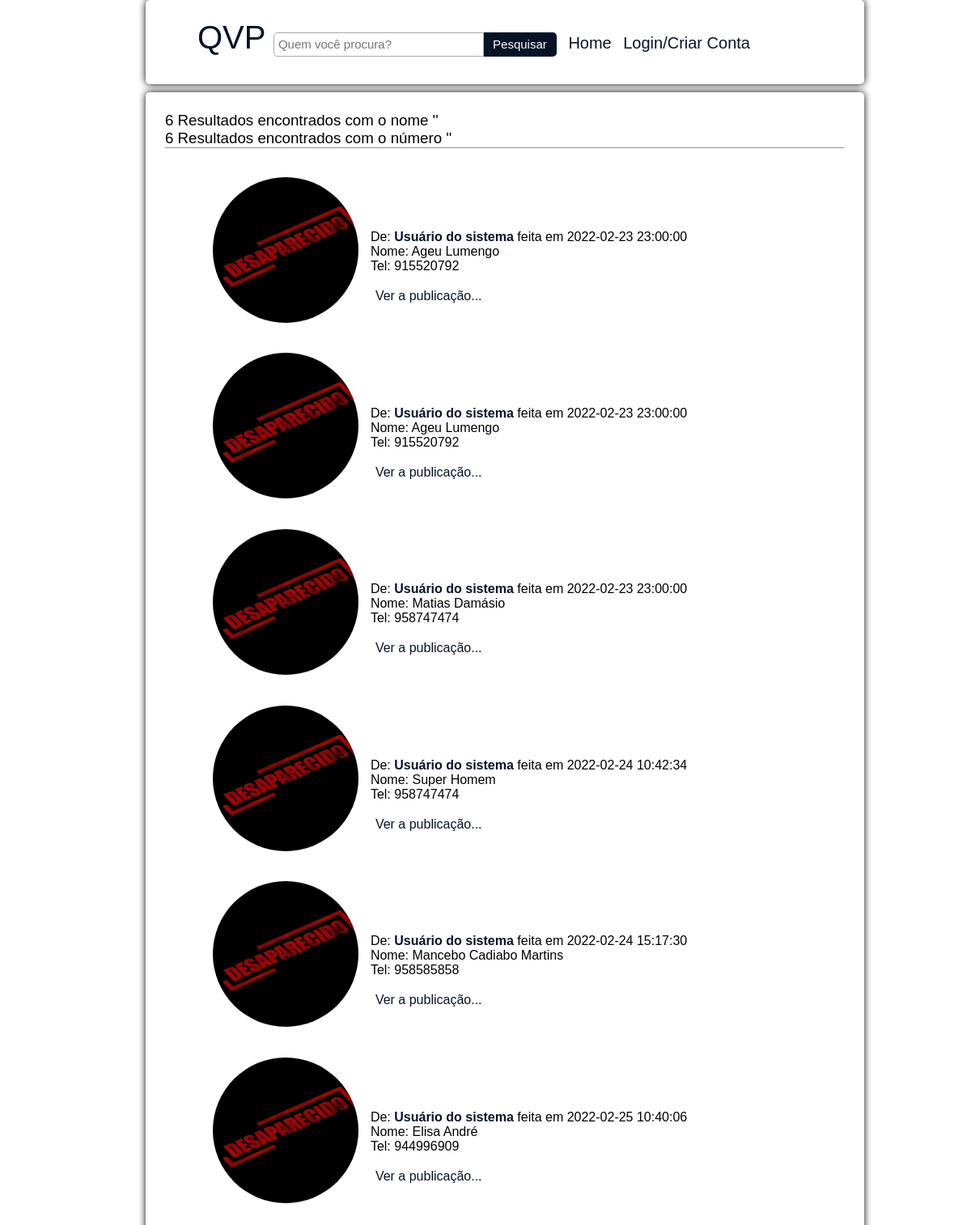
The page /pesquisarsemlogin.php on the database its author committed.
### tables this page shows
CREATE TABLE `postagem` (
  `idposts` int(11) NOT NULL,
  `imagempost` mediumblob NOT NULL,
  `nomepost` varchar(50) NOT NULL,
  `idadepost` varchar(20) NOT NULL,
  `localizacao` varchar(50) NOT NULL,
  `contatopost` int(15) NOT NULL,
  `descricaopost` varchar(500) NOT NULL,
  `data` timestamp NOT NULL DEFAULT current_timestamp() ON UPDATE current_timestamp(),
  `user` varchar(255) NOT NULL
);

### pesquisarsemlogin.php (the view, shortened to what this page needs)
<?php
require_once 'conexao_bd.php';
        $filtro = isset($_GET['filtro'])?$_GET['filtro']:"";
        $sql = "SELECT * FROM postagem where nomepost like '%$filtro%' ";
        $sqln = "SELECT * FROM postagem where contatopost like '%$filtro%' ";
        $resultado = mysqli_query($connect, $sql);
        $resultadon = mysqli_query($connect, $sqln);
        $registrosn = mysqli_num_rows($resultadon);
        $registros = mysqli_num_rows($resultado);
?>
<!DOCTYPE html>
<html lang="pt-ao">
<head>
    <link rel="stylesheet" href="css/estilohome.css"/>
    <link rel="stylesheet" href="css/estilomenu.css"/>
    <link rel="stylesheet" href="css/pesquisar.css"/>
</head>
<body>
    <div class="menuclass">
        <nav class="menuini">
            <ul>
                <li><div class="logomenu">
                    <h3>QVP</h3>
                </div></li>
                <li><form method="get" class="formpesq" action="">
                    <input type="search" placeholder="Quem você procura?" name="filtro" class="inputpesquisar" required><input type="submit" value="Pesquisar" class="btnpesquisar">
                </form></li>
                <li><a href="index.php?"><li>Home</a></li>
                <li><a href="login.php"><li>Login/Criar Conta</a></li>
            </ul>
        </nav>
    </div>
<br>
    <div class="corpohomeini">
    <h3 class='titutocorpo'><?php echo "<p>$registros Resultados encontrados com o nome '<i style=' font-weight: bold;'>$filtro</i>'</p>"; ?></h3>
    <h3 class='titutocorpo'><?php echo "<p>$registrosn Resultados encontrados com o número '<i style=' font-weight: bold;'>$filtro</i>'</p>"; ?></h3>
        <hr style="color: rgb(218, 218, 218);"/>
        <br>
        <div class="innerconteudoini">
            <?php
                    while($exibirpst = mysqli_fetch_array($resultado)){
                        $idposts = $exibirpst[0];
                        $nomepost = $exibirpst[2];
                        $contatopost = $exibirpst[5];
                        $datapost = $exibirpst[7];
                        print "<div class='innerpstgemini'>";
                                    print "<div class='innerpostageminipesq'>";
                                        print "<img src='imagens/publicidade4.jpg'>";
                                    print "</div>";
                                    print "<div class='descricaoinipesq'>";
                                        echo "<p>De: ","<a href='login.php?' style='font-weight: bold;'> Usuário do sistema </a>"," feita em ", $datapost, "</p>";
                                        echo "<p> Nome: ","$nomepost","</p>";
                                        echo "<p>Tel: ","$contatopost","</p>";
                                        echo "<br>";
                                        echo "<form method='get' action='veritenssemlogin.php?.$idposts'>
                                            <input type='search' name='idposts' value='$idposts' style='display: none;'/>
                                            <input type='submit' value='Ver a publicação...' class='link'/>
                                        </form>";
                                    print "</div>";
                            print "</div>";
                }
            ?>
        </div>
    </div>
</body>
</html>

### css/estilohome.css (style rules this page uses)
* { font-family: Arial, Helvetica, sans-serif; font-weight: 500; }
a { color: #fff; }
.corpohomeini { margin-top: 8%; display: block; width: 70%; margin-left: 15%; box-shadow: 0px 0px 10px 0px #000; padding: 2%; border-radius: 5px; background-color: #fff; }
.menuini { display: block; position: fixed; width: 70%; margin-left: 15%; box-shadow: 0px 0px 10px 0px #000; padding: 2%; border-radius: 5px; background-color: #fff; }
.menuini li { list-style: none; display: inline-block; font-size: 20px; margin-right: 5px; }
.menuini a { color: #061327; width: 50px; text-decoration: none; }
.menuini .inputpesquisar { width: 260px; height: 30px; margin-bottom: 10px; cursor: pointer; font-size: 15px; color: #745fed; display: inline-block; border: 1px solid darkgray; border-bottom-left-radius: 5px; border-top-left-radius: 5px; padding-left: 5px; color: #061327; }
.menuini .btnpesquisar { width: 90px; height: 30px; margin-bottom: 10px; margin-top: -10px; cursor: pointer; font-size: 15px; color: #745fed; display: inline-block; border: none; border-bottom-right-radius: 5px; border-top-right-radius: 5px; padding-left: 5px; color: #fff; background-color: #061327; }

### css/estilomenu.css (style rules this page uses)
* { font-family: Arial, Helvetica, sans-serif; margin:0; }
.menuclass { background-color: #fff; }
.logomenu h3 { color: #061327; font-size: 2em; width: 5%; margin-top: 0%; margin-bottom: -2%; }
li { list-style: none; display: inline-block; font-size: 20px; margin-right: 1%; }
a { color: #061327; width: 50px; text-decoration: none; }
.inputpesquisar { width: 260px; height: 30px; margin-bottom: 10px; cursor: pointer; font-size: 15px; color: #745fed; display: inline-block; border: 1px solid darkgray; border-bottom-left-radius: 5px; border-top-left-radius: 5px; padding-left: 5px; color: #061327; }
.btnpesquisar { width: 90px; height: 30px; margin-bottom: 10px; margin-top: -10px; cursor: pointer; font-size: 15px; color: #745fed; display: inline-block; border: none; border-bottom-right-radius: 5px; border-top-right-radius: 5px; padding-left: 5px; color: #fff; background-color: #061327; }
.link { color: #061327; font-size: 12pt; background-color: transparent; cursor: pointer; margin-bottom: 5px; border: none; }

### css/pesquisar.css (style rules this page uses)
.innerpstgemini { display: flex; width: 90%; margin-left: 5%; padding: 2%; }
.innerpostageminipesq img { width: 180px; height: 180px; border-radius: 150px; cursor: pointer; transition: 0.5s; }
.descricaoinipesq { width: 100%; padding: 2%; margin-top: 50px; }

### rows shown on the page
postagem: data "2022-02-23 23:00:00", nomepost "Ageu Lumengo", contatopost "915520792"
postagem: data "2022-02-23 23:00:00", nomepost "Ageu Lumengo", contatopost "915520792"
postagem: data "2022-02-23 23:00:00", nomepost "Matias Damásio", contatopost "958747474"
postagem: data "2022-02-24 10:42:34", nomepost "Super Homem", contatopost "958747474"
postagem: data "2022-02-24 15:17:30", nomepost "Mancebo Cadiabo Martins", contatopost "958585858"
postagem: data "2022-02-25 10:40:06", nomepost "Elisa André", contatopost "944996909"

### other values the page prints
$registros "6"
$registrosn "6"
